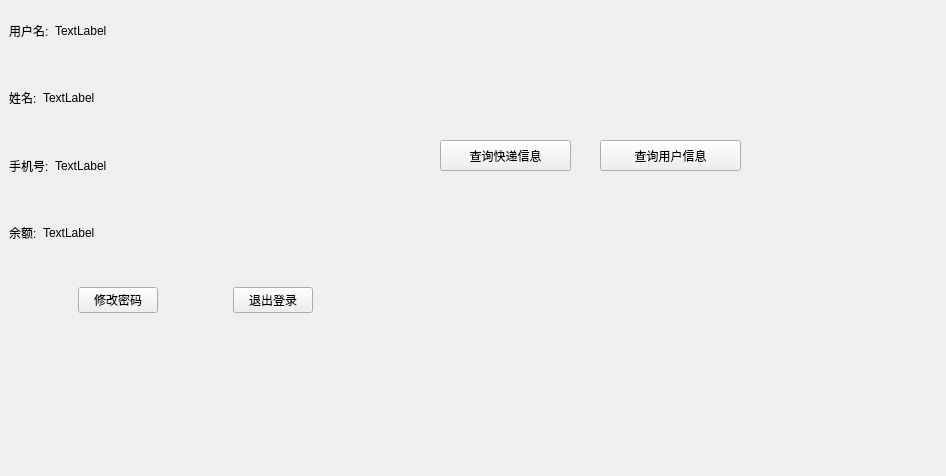
<?xml version="1.0" encoding="UTF-8"?>
<ui version="4.0">
 <class>AdminWindow</class>
 <widget class="QWidget" name="AdminWindow">
  <property name="geometry">
   <rect>
    <x>0</x>
    <y>0</y>
    <width>946</width>
    <height>476</height>
   </rect>
  </property>
  <property name="windowTitle">
   <string>Form</string>
  </property>
  <widget class="QWidget" name="widget_5" native="true">
   <property name="geometry">
    <rect>
     <x>0</x>
     <y>0</y>
     <width>391</width>
     <height>331</height>
    </rect>
   </property>
   <layout class="QVBoxLayout" name="verticalLayout">
    <item>
     <widget class="QWidget" name="widget" native="true">
      <layout class="QHBoxLayout" name="horizontalLayout">
       <item>
        <widget class="QLabel" name="label">
         <property name="text">
          <string>用户名:</string>
         </property>
        </widget>
       </item>
       <item>
        <widget class="QLabel" name="Username_Line">
         <property name="sizePolicy">
          <sizepolicy hsizetype="Preferred" vsizetype="Preferred">
           <horstretch>20</horstretch>
           <verstretch>0</verstretch>
          </sizepolicy>
         </property>
         <property name="text">
          <string>TextLabel</string>
         </property>
        </widget>
       </item>
      </layout>
     </widget>
    </item>
    <item>
     <widget class="QWidget" name="widget_2" native="true">
      <layout class="QHBoxLayout" name="horizontalLayout_2">
       <item>
        <widget class="QLabel" name="label_3">
         <property name="text">
          <string>姓名:</string>
         </property>
        </widget>
       </item>
       <item>
        <widget class="QLabel" name="Name_Line">
         <property name="sizePolicy">
          <sizepolicy hsizetype="Preferred" vsizetype="Preferred">
           <horstretch>20</horstretch>
           <verstretch>0</verstretch>
          </sizepolicy>
         </property>
         <property name="text">
          <string>TextLabel</string>
         </property>
        </widget>
       </item>
      </layout>
     </widget>
    </item>
    <item>
     <widget class="QWidget" name="widget_4" native="true">
      <layout class="QHBoxLayout" name="horizontalLayout_4">
       <item>
        <widget class="QLabel" name="label_7">
         <property name="text">
          <string>手机号:</string>
         </property>
        </widget>
       </item>
       <item>
        <widget class="QLabel" name="PhoneNum_Line">
         <property name="sizePolicy">
          <sizepolicy hsizetype="Preferred" vsizetype="Preferred">
           <horstretch>20</horstretch>
           <verstretch>0</verstretch>
          </sizepolicy>
         </property>
         <property name="text">
          <string>TextLabel</string>
         </property>
        </widget>
       </item>
      </layout>
     </widget>
    </item>
    <item>
     <widget class="QWidget" name="widget_3" native="true">
      <layout class="QHBoxLayout" name="horizontalLayout_3">
       <item>
        <widget class="QLabel" name="label_5">
         <property name="text">
          <string>余额:</string>
         </property>
        </widget>
       </item>
       <item>
        <widget class="QLabel" name="Balance_Line">
         <property name="sizePolicy">
          <sizepolicy hsizetype="Preferred" vsizetype="Preferred">
           <horstretch>20</horstretch>
           <verstretch>0</verstretch>
          </sizepolicy>
         </property>
         <property name="text">
          <string>TextLabel</string>
         </property>
        </widget>
       </item>
      </layout>
     </widget>
    </item>
    <item>
     <widget class="QWidget" name="widget_6" native="true">
      <layout class="QHBoxLayout" name="horizontalLayout_5">
       <item>
        <spacer name="horizontalSpacer">
         <property name="orientation">
          <enum>Qt::Horizontal</enum>
         </property>
         <property name="sizeHint" stdset="0">
          <size>
           <width>41</width>
           <height>20</height>
          </size>
         </property>
        </spacer>
       </item>
       <item>
        <widget class="QPushButton" name="pushButton">
         <property name="text">
          <string>修改密码</string>
         </property>
        </widget>
       </item>
       <item>
        <spacer name="horizontalSpacer_2">
         <property name="orientation">
          <enum>Qt::Horizontal</enum>
         </property>
         <property name="sizeHint" stdset="0">
          <size>
           <width>40</width>
           <height>20</height>
          </size>
         </property>
        </spacer>
       </item>
       <item>
        <widget class="QPushButton" name="pushButton_2">
         <property name="text">
          <string>退出登录</string>
         </property>
        </widget>
       </item>
       <item>
        <spacer name="horizontalSpacer_3">
         <property name="orientation">
          <enum>Qt::Horizontal</enum>
         </property>
         <property name="sizeHint" stdset="0">
          <size>
           <width>41</width>
           <height>20</height>
          </size>
         </property>
        </spacer>
       </item>
      </layout>
     </widget>
    </item>
   </layout>
  </widget>
  <widget class="QPushButton" name="btn_SearchPkg">
   <property name="geometry">
    <rect>
     <x>440</x>
     <y>140</y>
     <width>131</width>
     <height>31</height>
    </rect>
   </property>
   <property name="text">
    <string>查询快递信息</string>
   </property>
  </widget>
  <widget class="QPushButton" name="btn_SearchUser">
   <property name="geometry">
    <rect>
     <x>600</x>
     <y>140</y>
     <width>141</width>
     <height>31</height>
    </rect>
   </property>
   <property name="text">
    <string>查询用户信息</string>
   </property>
  </widget>
 </widget>
 <resources/>
 <connections/>
</ui>
